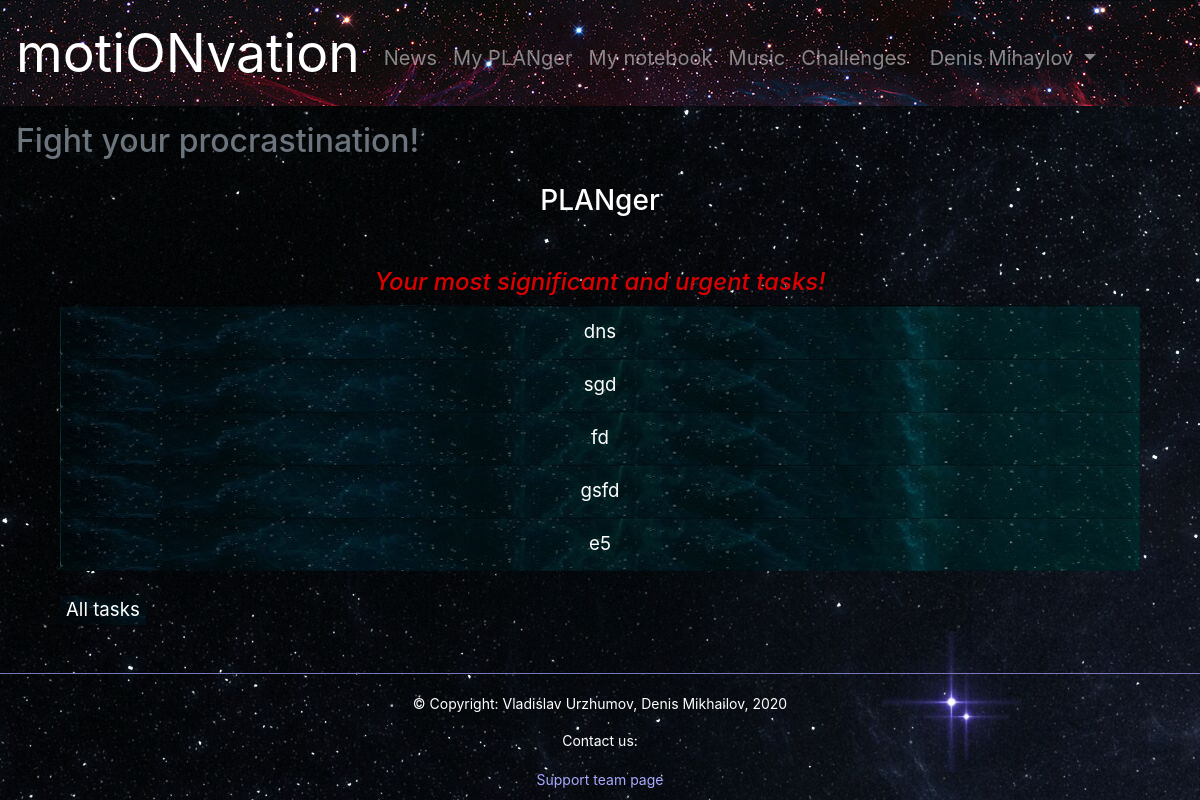
/planger (signed in), run on an earlier commit of the app's database.
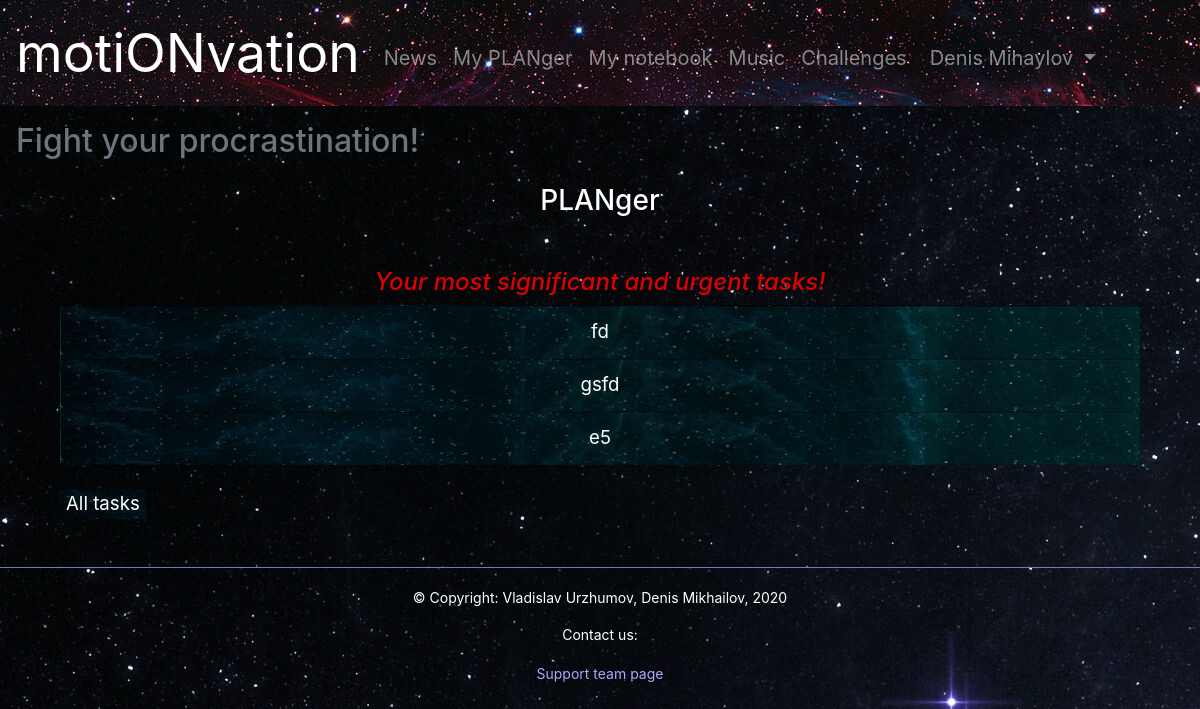
And on a later commit of the database.
### motionvation/data/models/tasks.py (models this page shows)
class Task(SqlAlchemyBase, SerializerMixin):
    __tablename__ = 'tasks'
    id = Column(Integer, primary_key=True, autoincrement=True)
    title = Column(String)
    description = Column(String)
    priority = Column(String)
    is_performed = Column(Boolean, default=False)
    category_id = Column(Integer, ForeignKey('categories.id'))
    user_id = Column(Integer, ForeignKey('users.id'))
    user = orm.relation('User')
    category = orm.relation('Category')

### motionvation/application.py (the view)
@app.route('/planger')
@login_required
def index():
    db = db_session.create_session()
    tasks = db.query(Task).filter(Task.user == current_user,
                                  Task.is_performed == False).order_by(Task.priority.desc())[:5]
    return render_template('planger.html', tasks=tasks, title='Your PLANger',
    text="Your most significant and urgent tasks!",
    useracc=(current_user.name + ' ' + current_user.surname))

### motionvation/application.py (called while the page is built)
@login_manager.user_loader
def load_user(user_id):
    db = db_session.create_session()
    return db.query(User).get(user_id)

### motionvation/data/db_session.py (called while the page is built)
def create_session() -> orm.Session:
    global __factory
    return __factory()

### motionvation/templates/planger.html
{% extends 'base.html' %}
{% block content %}
<main class='container'>
    <h3 class="text-center">PLANger</h3>
    <h4 class="font-italic text-center">{{text}}</h4>
    <div class="container">
        <ul class="list-group text-center">
            {% for task in tasks %}
            <li class="list-group-item list-group-flush position-relative list-group-color">
                <a href="tasks/{{ task.id }}" class="button-note-text stretched-link d-block">{{ task.title }}</a>
            </li>
            {% endfor %}
        </ul>
        <br>
        <button type="button" class="button button-note"><a href="/tasks" class='button-note-text'>All tasks</a></button>
    </div>
</main>
{% endblock %}

What changed in the data, as far as the page shows it:
removed Task: title "dns"
removed Task: title "sgd"
